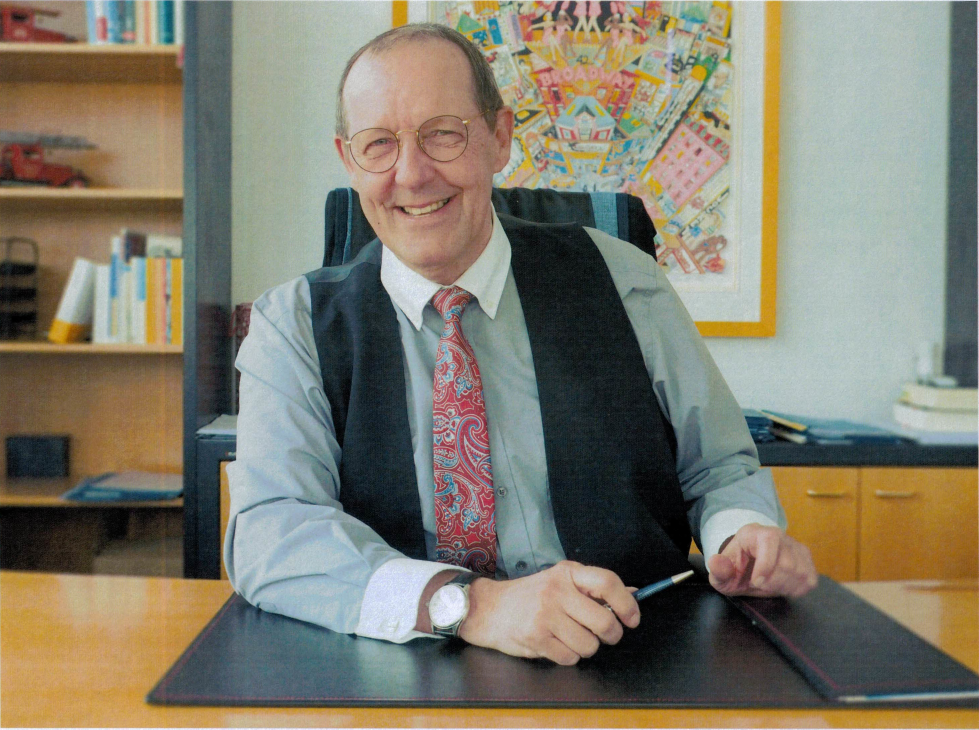
#> input picture images/CCI_000001.jpg, 2936 x 2188 px (shown at 1/3 size)
$ python enhance_image_hq.py
#> lines starting #> are read from the running program, lines starting #| are printed output that depends on the picture
#!/usr/bin/env python3
"""
Bildverbesserung – Variante: Maximaler Detailerhalt (HQ-Vorlage)
=================================================================
Unterschied zum Standard-Skript (enhance_image.py):

  Standard:   GaussianBlur  +  fastNlMeansDenoisingColored
              → starke Rausch-/Rasterreduzierung, aber merklicher
                Auflösungsverlust (globales Weichzeichnen)

  Diese HQ-Variante:
              → Bilateral Filter statt Gaußfilter
                Bilateral glättet Rauschen/Raster NUR in gleichmäßigen
                Flächen; Kanten und Feindetails (Gesicht, Haare, Stoff)
                bleiben scharf
              → KEIN fastNlMeansDenoising (zu weichzeichnend)
              → Stärkeres Unsharp Mask zum Ausgleich

Alle Parameter als Konstanten oben – einfach anpassen und neu ausführen.
"""

import sys
import os

# ── Abhängigkeiten prüfen ────────────────────────────────────────────────────
try:
    import cv2
    import numpy as np
    from PIL import Image, ImageEnhance, ImageFilter
except ImportError as e:
    print(f"Fehlende Abhängigkeit: {e}")
    print("Bitte installieren: pip install opencv-python pillow numpy")
    sys.exit(1)

# ── Parameter (hier anpassen) ────────────────────────────────────────────────

INPUT_PATH   = "images/CCI_000001.jpg"
OUTPUT_PATH  = "images/portrait_hq.jpg"
JPEG_QUALITY = 95          # Höher als Standard → größere Datei, mehr Detail

# ── Bilateral Filter (ersetzt GaussianBlur + NLMeans)
# Funktionsweise: glättet gleichmäßige Flächen (Rauschen/Raster),
# lässt Kanten und Strukturen nahezu unberührt.
#
# d            – Filterdurchmesser in Pixel
#                5–7 = schwach/schnell, 9–11 = mittel, 15+ = stark/langsam
# sigma_color  – Farbtoleranz: größer → mehr Farben werden als "gleich" behandelt
#                Empfehlung: 30–80 (kleiner = kantenschonender)
# sigma_space  – Räumliche Glättung: größer → weiter entfernte Pixel fließen ein
#                Empfehlung: 30–80
#
# Tipp: Mehrere schwache Durchläufe (BILATERAL_PASSES > 1) sind
#       oft besser als ein einziger starker Durchlauf.
BILATERAL_D           = 7
BILATERAL_SIGMA_COLOR = 40
BILATERAL_SIGMA_SPACE = 40
BILATERAL_PASSES      = 2   # Anzahl der Filterdurchläufe

# ── Farbkorrektur (Pillow ImageEnhance.Color)
# 1.0 = unverändert, >1.0 = kräftiger, <1.0 = blasser
COLOR_ENHANCE    = 1.08

# ── Kontrast (Pillow ImageEnhance.Contrast)
CONTRAST_ENHANCE = 1.15

# ── Helligkeit (Pillow ImageEnhance.Brightness)
BRIGHTNESS_ENHANCE = 1.04

# ── Unschärfemaske – etwas aggressiver als Standard, weil kein NLMeans läuft
# radius:    Radius des Halos (px); größer = deutlicherer Schärfeeffekt
# percent:   Stärke in %; 100 = sichtbare Schärfung, 150–200 = deutlich
# threshold: Mindestkontrast zum Schärfen (verhindert Rauschverstärkung)
UNSHARP_RADIUS    = 1.2
UNSHARP_PERCENT   = 150
UNSHARP_THRESHOLD = 4

# ── Verarbeitung ─────────────────────────────────────────────────────────────

def main():
    if not os.path.exists(INPUT_PATH):
        print(f"Fehler: Eingabedatei nicht gefunden: {INPUT_PATH}")
        sys.exit(1)

    print(f"Lade Bild: {INPUT_PATH}")
    img_cv = cv2.imread(INPUT_PATH)
#> img_cv is the input picture: shape (2188, 2936, 3); mean B, G, R 109.2, 124, 127.9
    if img_cv is None:
        print("Fehler: Bild konnte nicht geladen werden.")
        sys.exit(1)

    h, w = img_cv.shape[:2]
#> h = 2188; w = 2936
    print(f"Bildgröße: {w} x {h} px")
#| Bildgröße: 2936 x 2188 px

    # 1. Bilateral Filter (Kanten-erhaltende Glättung)
    print(f"Schritt 1/4: Bilateral Filter ({BILATERAL_PASSES}× d={BILATERAL_D}) …")
    for _ in range(BILATERAL_PASSES):
        img_cv = cv2.bilateralFilter(
            img_cv,
            d=BILATERAL_D,
            sigmaColor=BILATERAL_SIGMA_COLOR,
            sigmaSpace=BILATERAL_SIGMA_SPACE,
        )

    # 2. Konvertierung zu Pillow (BGR → RGB)
    img_pil = Image.fromarray(cv2.cvtColor(img_cv, cv2.COLOR_BGR2RGB))

    # 3. Farbkorrektur + Kontrast + Helligkeit
    print("Schritt 2/4: Farbkorrektur & Kontrast …")
    img_pil = ImageEnhance.Color(img_pil).enhance(COLOR_ENHANCE)
    img_pil = ImageEnhance.Contrast(img_pil).enhance(CONTRAST_ENHANCE)
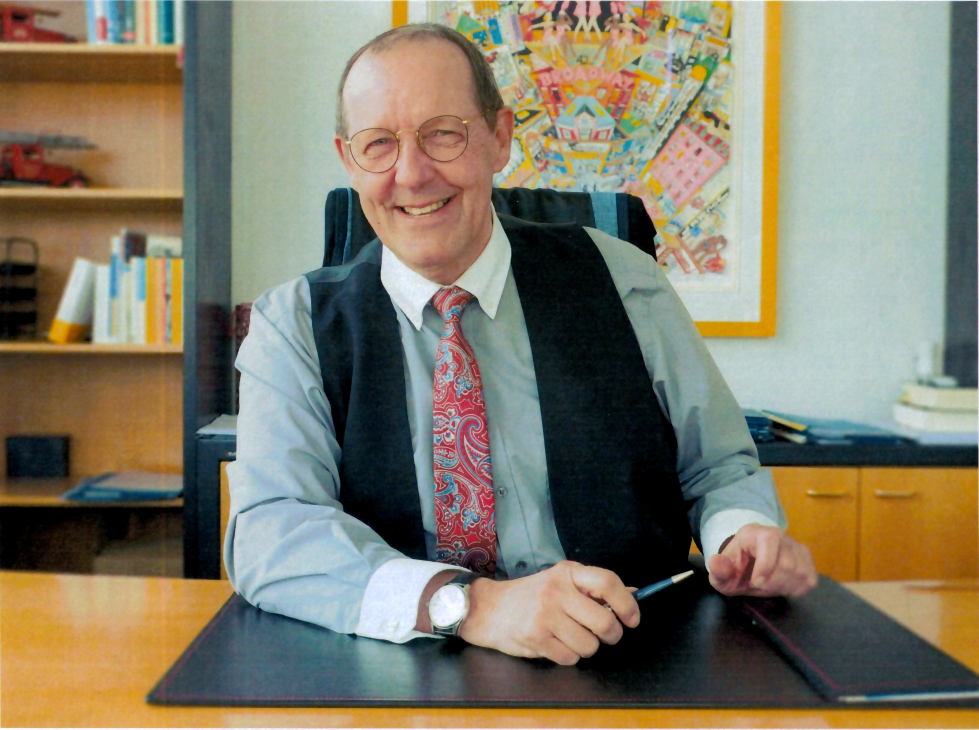
#> img_pil: PIL image 2936x2188 RGB (shown at 1/3 size); mean R, G, B 128.4, 123.4, 105
    img_pil = ImageEnhance.Brightness(img_pil).enhance(BRIGHTNESS_ENHANCE)

    # 4. Schärfen
    print("Schritt 3/4: Schärfen …")
    img_pil = img_pil.filter(
        ImageFilter.UnsharpMask(
            radius=UNSHARP_RADIUS,
            percent=UNSHARP_PERCENT,
            threshold=UNSHARP_THRESHOLD,
        )
    )

    # 5. Speichern
    print("Schritt 4/4: Speichern …")
    os.makedirs(os.path.dirname(OUTPUT_PATH), exist_ok=True)
    img_pil.save(OUTPUT_PATH, "JPEG", quality=JPEG_QUALITY, optimize=True)

    size_in  = os.path.getsize(INPUT_PATH)  / 1024
    size_out = os.path.getsize(OUTPUT_PATH) / 1024
    print(f"\nFertig!")
    print(f"  Eingabe:  {INPUT_PATH}  ({size_in:.0f} KB)")
    print(f"  Ausgabe:  {OUTPUT_PATH}  ({size_out:.0f} KB)")
    print(f"\nParameter zum Feinjustieren:")
    print(f"  Bilateral:    BILATERAL_D={BILATERAL_D}, SIGMA_COLOR={BILATERAL_SIGMA_COLOR}, SIGMA_SPACE={BILATERAL_SIGMA_SPACE}, PASSES={BILATERAL_PASSES}")
    print(f"  Farbe:        COLOR_ENHANCE={COLOR_ENHANCE}")
    print(f"  Kontrast:     CONTRAST_ENHANCE={CONTRAST_ENHANCE}")
    print(f"  Helligkeit:   BRIGHTNESS_ENHANCE={BRIGHTNESS_ENHANCE}")
    print(f"  Schärfe:      UNSHARP_RADIUS={UNSHARP_RADIUS}, UNSHARP_PERCENT={UNSHARP_PERCENT}, UNSHARP_THRESHOLD={UNSHARP_THRESHOLD}")

if __name__ == "__main__":
    main()

$ run again, with images/CCI_000002.jpg copied over images/CCI_000001.jpg
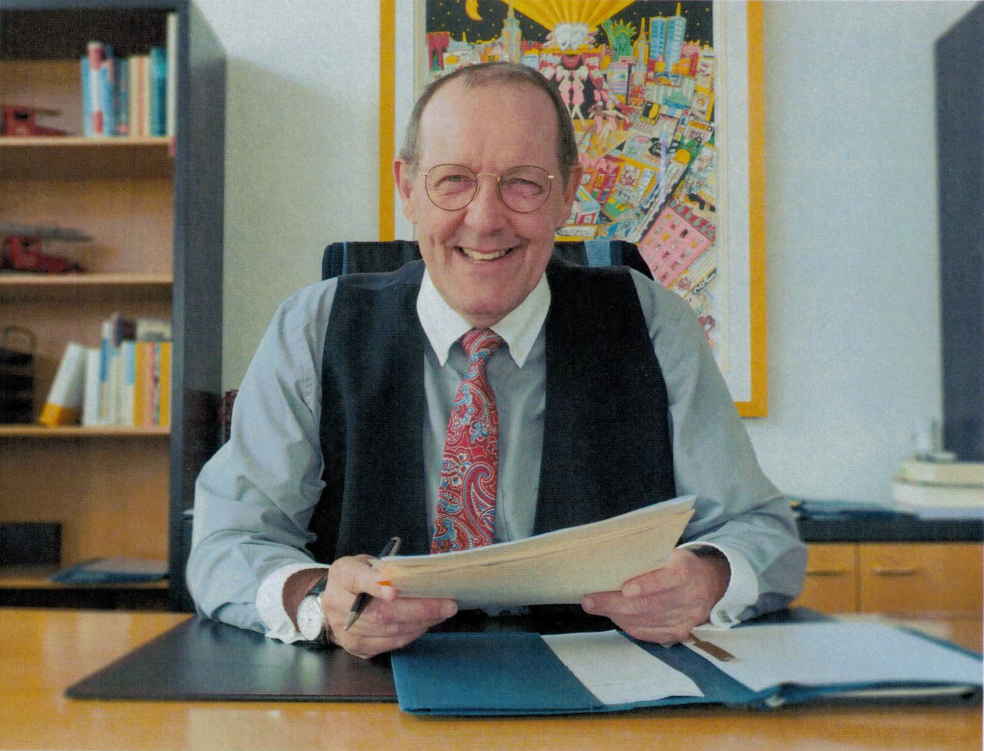
#> input picture images/CCI_000002.jpg, 1967 x 1502 px (shown at 1/2 size)
#> in main, img_cv is the input picture: shape (1502, 1967, 3); mean B, G, R 107.2, 118.3, 120.3
#| Bildgröße: 1967 x 1502 px
#> in main, `img_pil = ImageEnhance.Brightness(img_pil).enhance(BRIGHTNESS_ENHANCE)`:
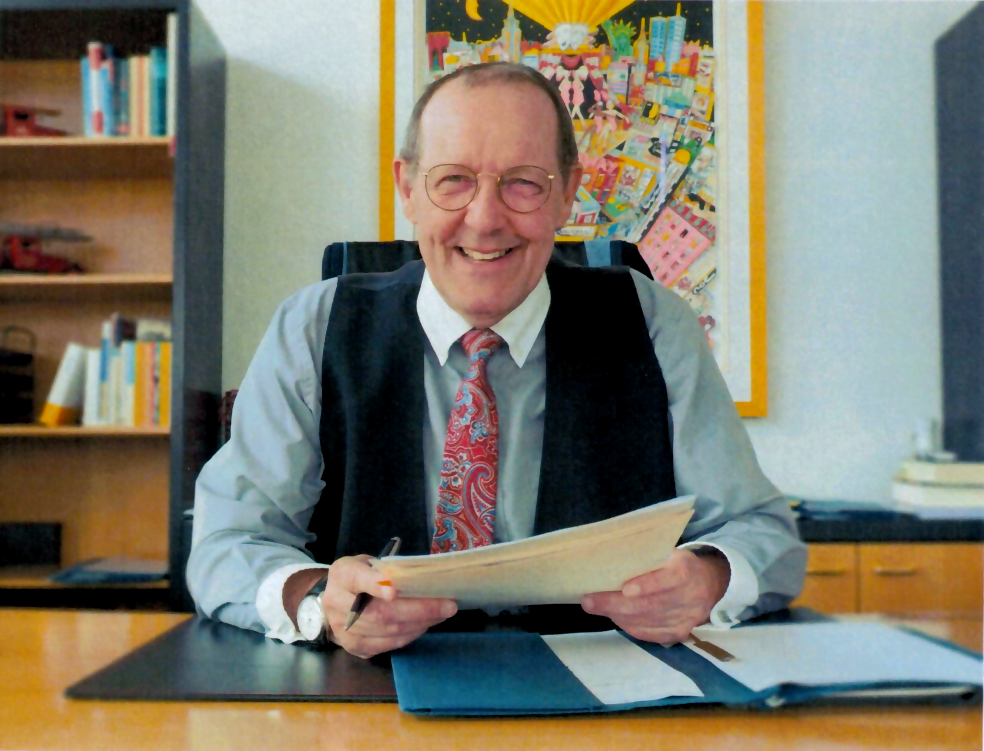
#> img_pil: PIL image 1967x1502 RGB (shown at 1/2 size); mean R, G, B 124.8, 122.1, 107.8

$ run again, with images/CCI_000003.jpg copied over images/CCI_000001.jpg
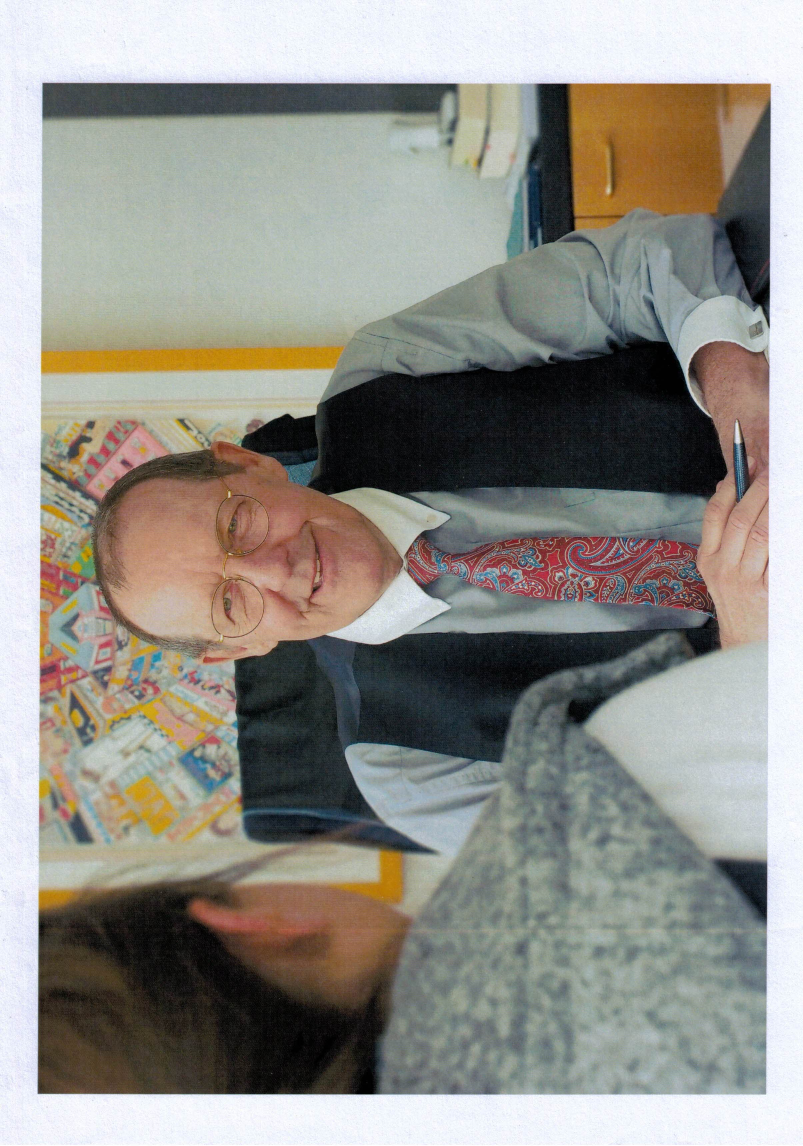
#> input picture images/CCI_000003.jpg, 2409 x 3437 px (shown at 1/3 size)
#> in main, img_cv is the input picture: shape (3437, 2409, 3); mean B, G, R 137.3, 144, 146.1
#| Bildgröße: 2409 x 3437 px
#> in main, `img_pil = ImageEnhance.Contrast(img_pil).enhance(CONTRAST_ENHANCE)`:
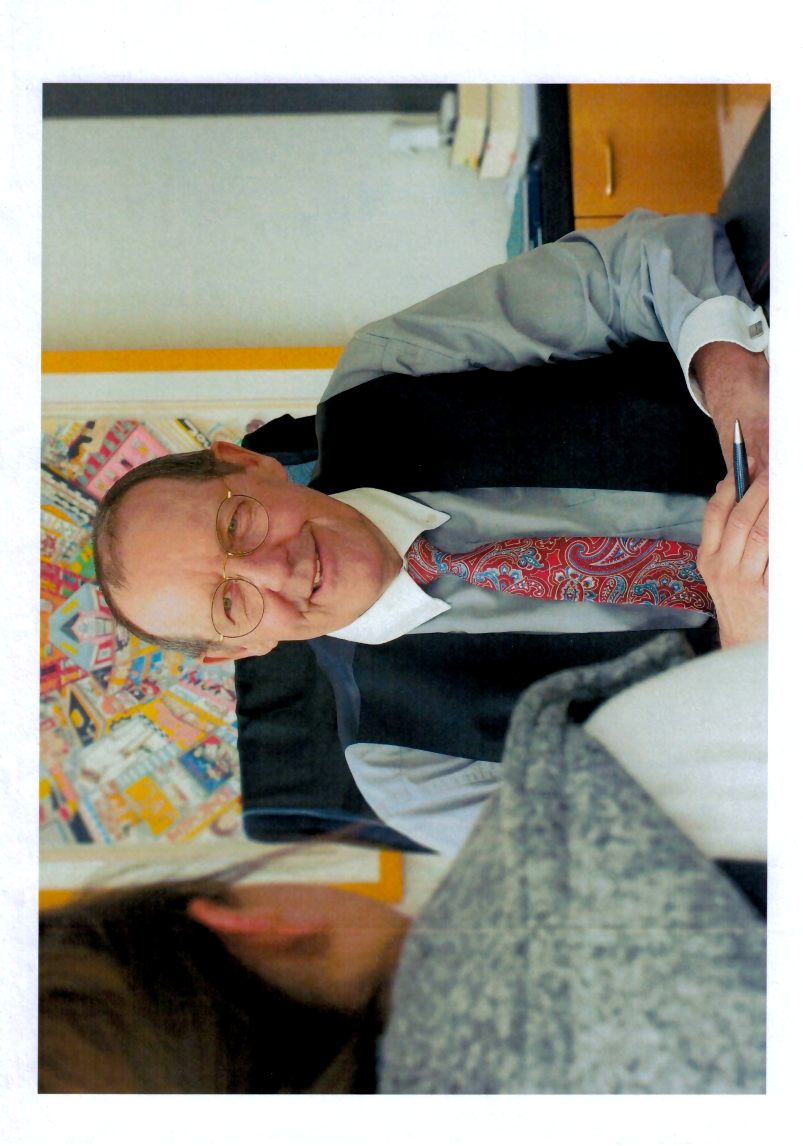
#> img_pil: PIL image 2409x3437 RGB (shown at 1/3 size); mean R, G, B 145.9, 142.9, 132.9
